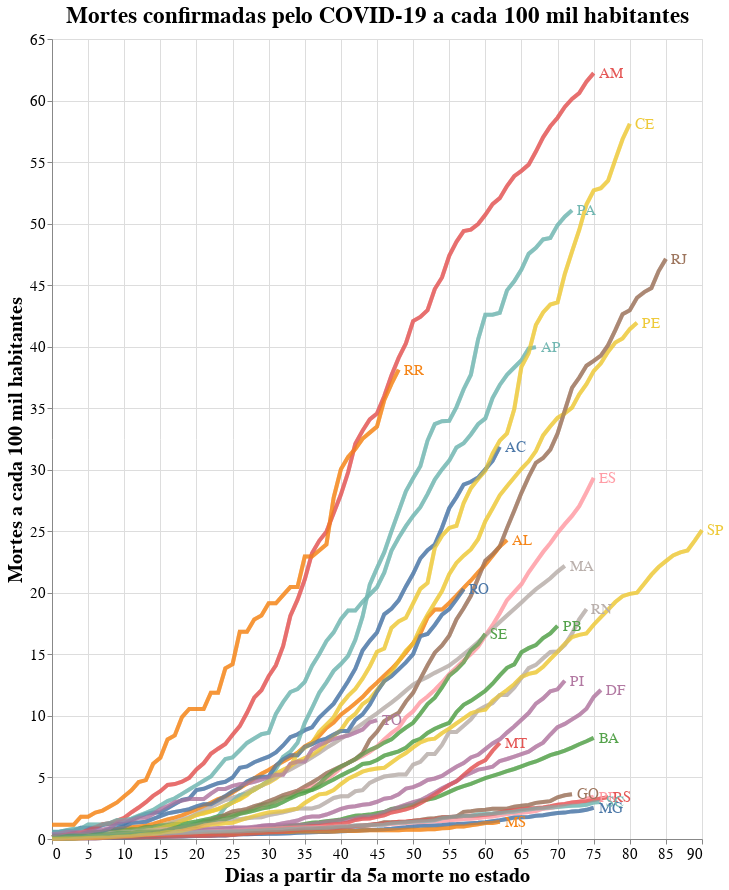

The cell this chart's notebook holds for it:
### Code cell
# Mortes por habitantes

# Base altair plot 
basepop = alt.Chart(deaths_long, title="Mortes confirmadas pelo COVID-19 a cada 100 mil habitantes").mark_line(strokeWidth=4, opacity=0.7).encode(
    x=alt.X('Day'),
    y=alt.Y('DeathPop'),
    color=alt.Color('state', legend=None),
)

# Chart
chartpop = basepop.encode(
  color=alt.condition(selection, 'state:N', alt.value('lightgray')),
  tooltip=[alt.Tooltip('state:N', title = 'Estado'), alt.Tooltip('yearmonthdate(Date):N', title = 'Data', format = '%d/%m/%Y'), alt.Tooltip('DeathPop:N', title = 'Proporção de Mortes', format = '.2f')]
).add_selection(
  selection
)

# Overlay
overlaypop = basepop.encode(
  color='state',
  opacity=alt.value(0.5),
).transform_filter(
  selection
)

# Text labels
textpop = basepop.mark_text(
    align='left',
    dx=5,
    size=15
).encode(
    x=alt.X('Day', aggregate='max',  axis=alt.Axis(title='Dias a partir da 5a morte no estado')),
    y=alt.Y('DeathPop', aggregate={'argmax': 'Day'}, axis=alt.Axis(title='Mortes a cada 100 mil habitantes')),
    text='state'
).transform_filter(
    selection
)

# Sum em up!
alt.layer(chartpop + overlaypop + textpop).configure_axis(
    labelFontSize=15,
    titleFontSize=20
).configure_title(
    fontSize=23
).properties(
    width=650,
    height=800
)

### Figure 1 — Vega-Lite specification as saved in the notebook (floating-point values rounded to 4 significant figures; data arrays with more than 128 entries replaced by an {"elided": "..."} marker saying what was removed)
{"config": {"view": {"continuousWidth": 400, "continuousHeight": 300}, "axis": {"labelFontSize": 15, "titleFontSize": 20}, "title": {"fontSize": 23}}, "layer": [{"layer": [{"mark": {"type": "line", "opacity": 0.7, "strokeWidth": 4}, "encoding": {"color": {"condition": {"type": "nominal", "field": "state", "selection": "selector001"}, "value": "lightgray"}, "tooltip": [{"type": "nominal", "field": "state", "title": "Estado"}, {"type": "nominal", "field": "Date", "format": "%d/%m/%Y", "timeUnit": "yearmonthdate", "title": "Data"}, {"type": "nominal", "field": "DeathPop", "format": ".2f", "title": "Proporção de Mortes"}], "x": {"type": "quantitative", "field": "Day"}, "y": {"type": "quantitative", "field": "DeathPop"}}, "selection": {"selector001": {"type": "single", "fields": ["state"]}}, "title": "Mortes confirmadas pelo COVID-19 a cada 100 mil habitantes"}, {"mark": {"type": "line", "opacity": 0.7, "strokeWidth": 4}, "encoding": {"color": {"type": "nominal", "field": "state"}, "opacity": {"value": 0.5}, "x": {"type": "quantitative", "field": "Day"}, "y": {"type": "quantitative", "field": "DeathPop"}}, "title": "Mortes confirmadas pelo COVID-19 a cada 100 mil habitantes", "transform": [{"filter": {"selection": "selector001"}}]}, {"mark": {"type": "text", "align": "left", "dx": 5, "size": 15}, "encoding": {"color": {"type": "nominal", "field": "state", "legend": null}, "text": {"type": "nominal", "field": "state"}, "x": {"type": "quantitative", "aggregate": "max", "axis": {"title": "Dias a partir da 5a morte no estado"}, "field": "Day"}, "y": {"type": "quantitative", "aggregate": {"argmax": "Day"}, "axis": {"title": "Mortes a cada 100 mil habitantes"}, "field": "DeathPop"}}, "title": "Mortes confirmadas pelo COVID-19 a cada 100 mil habitantes", "transform": [{"filter": {"selection": "selector001"}}]}]}], "data": {"name": "data-32b7cd8ef8e1c51358fa1b7d26e987a8"}, "height": 800, "width": 650, "$schema": "https://vega.github.io/schema/vega-lite/v4.8.1.json", "datasets": {"data-32b7cd8ef8e1c51358fa1b7d26e987a8": {"elided": "1923 records"}}}
